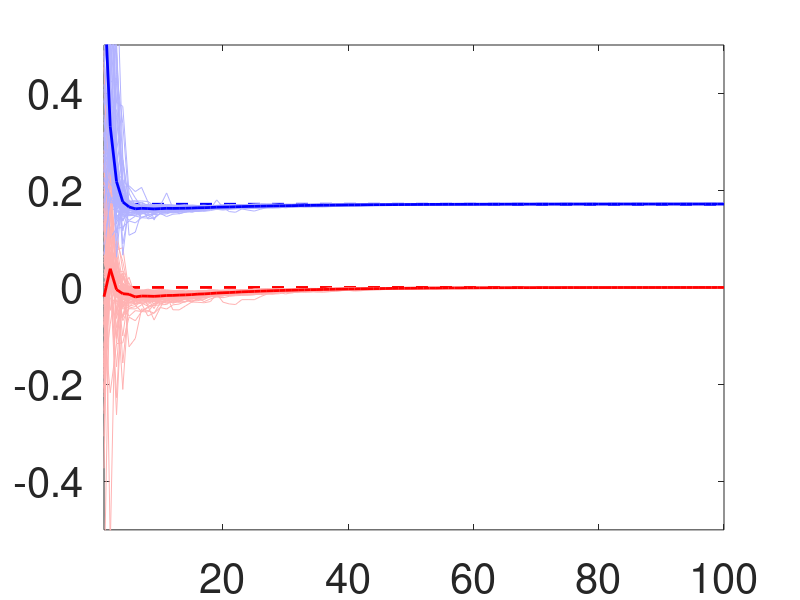
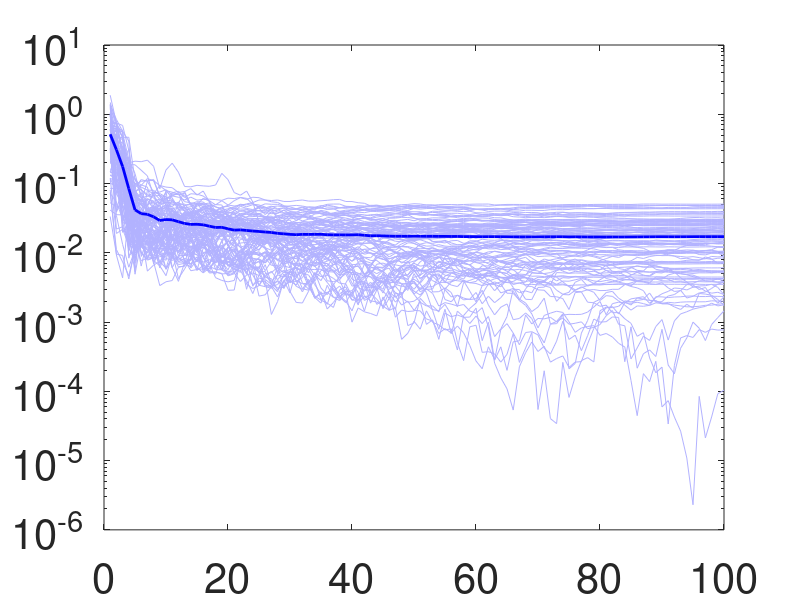

Write MATLAB code to recreate these figures, in order.
function fig4_ellipse
%plot figure 4 / a) & b)
%the ellipse constraint
video = 0;
if video
    v = VideoWriter('constrained.mp4','MPEG-4');
    open(v);
end

lam = 10;

%obj function and constrain fcn and accurate solution
obj_fcn = @(W)      sum(W.^2,1);
constrain_fcn = @(W)    sum((W+[1;0]).^2./[2;1],1) - 1;
grad_constrain_fcn = @(W)   W.*[1;2]+[1;0];
Hess_constrain_fcn = @(W)   repmat([1,0;0,2],[1,1,size(W,2)]);


%set up hyper parameters
p_N = 50;  %N = number of particle;
lambda = 1;  sigma = 1; alpha = 50; eps = 0.01; %parameter in equation
gama = 0.1; tN = 100; stop_criteria = 10^(-14); %parameter in leaning algorithm

%problem set up
dim = 2;  w_star = [sqrt(2)-1;0];
simu_N = 100; vW_success_rate = 0; dist = 0; 


f_record = zeros(tN,simu_N);
g_record = zeros(tN,simu_N);
er_record = zeros(tN,simu_N);
vW_record = zeros(dim, tN,simu_N);
vW_final_record = zeros(dim,simu_N);


for simu = 1:simu_N
    %initialization of the weights
    W = rand(dim,p_N)*6-3;
    f = zeros(1,p_N);
    for t = 1:tN %this is for full batch
        
        idx = 1:p_N;

        %calculate f_j, for j \in B
        f(idx) = obj_fcn(W(:,idx))+lam *constrain_fcn(W).^2;

        %calculate v_W and fv
        omega = exp(-alpha*(f(idx)-min(f)));
        sum_omega = sum(omega);
        v_W = sum(W(:,idx) .* omega,2)/sum_omega;
        vW_record(:,t,simu) = v_W;
        f_record(t,simu) = obj_fcn(v_W);
        g_record(t,simu) = constrain_fcn(v_W);
        er_record(t,simu) = norm(v_W - w_star)/sqrt(dim);


         if video
            figure(3)
            plot(0,0,'k*','MarkerSize',10,'LineWidth',1);
            hold on;
            plot(W(1,:),W(2,:),'b*'); 
            plot(w_star(1),w_star(2),'g*','MarkerSize',10,'LineWidth',2)
            plot(v_W(1),v_W(2),'r*','MarkerSize',10,'LineWidth',2)
            xlim([-3,3]); ylim([-3,3]);
            x2 = linspace(-1,1,100); x1 = sqrt(2*(1-x2.^2))-1;
            plot(x1,x2,'k'); hold on; 
            x1 = -sqrt(2*(1-x2.^2))-1;
            plot(x1,x2,'k'); xlim([-3,3]); ylim([-3,3]);
            hold off;
            frame = getframe(gcf);
            writeVideo(v,frame);

         if or(or(or ( t==5, t==1), t==50), t==100)
             set(gca,'FontSize',30);
             1;
         end
         end
        
        %the step towards v_W
        diff = W(:,idx) - v_W;
        temp_CBO = lambda*gama*diff - sqrt(gama)*sigma*diff.*randn(size(diff));
         
        %update by algorithm 3 
        g = constrain_fcn(W(:,idx));
        gd_g = grad_constrain_fcn(W(:,idx));
        Hess_g = Hess_constrain_fcn(W(:,idx));
        gd_gsqr = 2*g.*gd_g;
        for j = 1:p_N
            Hess_gsqr = 2*gd_g(:,j)*gd_g(:,j)' + 2*g(j)*Hess_g(:,:,j);
            temp = gama/eps*gd_gsqr(:,j) + temp_CBO(:,j);
            W(:,idx(j)) = W(:,idx(j)) -(eye(dim)+gama/eps*Hess_gsqr)\temp;
        end

        
        
        %check step criteria
        concentrate = sum(sum((W(:,idx) - v_W).^2))/dim/p_N;
        if or(concentrate < stop_criteria, t == tN)
            figure(1)
            if simu == 1
            plot([1,t],[obj_fcn(w_star), obj_fcn(w_star)], 'b--','LineWidth',2);
            hold on;
            plot([1,t],[constrain_fcn(w_star), constrain_fcn(w_star)], 'r--','LineWidth',2);
            hold on;
            end
            plot(f_record(1:t,simu),'Color',[.7,.7,1]);
            plot(g_record(1:t,simu),'Color',[1,.7,.7]);

            figure(2)
            semilogy(er_record(1:t,simu),'Color',[.7,.7,1])
            hold on;
            
            omega = exp(-alpha*(f(idx)-min(f)));
            sum_omega = sum(omega);
            vW_final_record(:,simu) = sum(W(:,idx) .* omega,2)/sum_omega;
            break;
        end



    end
    if video
        close(v);
    end
    
    test = abs(v_W - w_star) < 0.1;
    if sum(test) == dim
        vW_success_rate = vW_success_rate+1;
    end
    dist = dist + norm(v_W - w_star)/sqrt(dim);
end
dist = dist/simu_N;
[dist,vW_success_rate]

figure(1)
plot(mean(f_record,2),'b-','LineWidth',2);
plot(mean(g_record,2),'r-','LineWidth',2);
xlim([1,100]); ylim([-0.5,0.5]);
set(gca,'FontSize',30);
% name = 'eq1_1';
% print(gcf, '-depsc', name);

figure(2)
semilogy(mean(er_record,2),'b-','LineWidth',2);
set(gca,'FontSize',30);
% name = 'eq1_2';
% print(gcf, '-depsc', name);

1;
